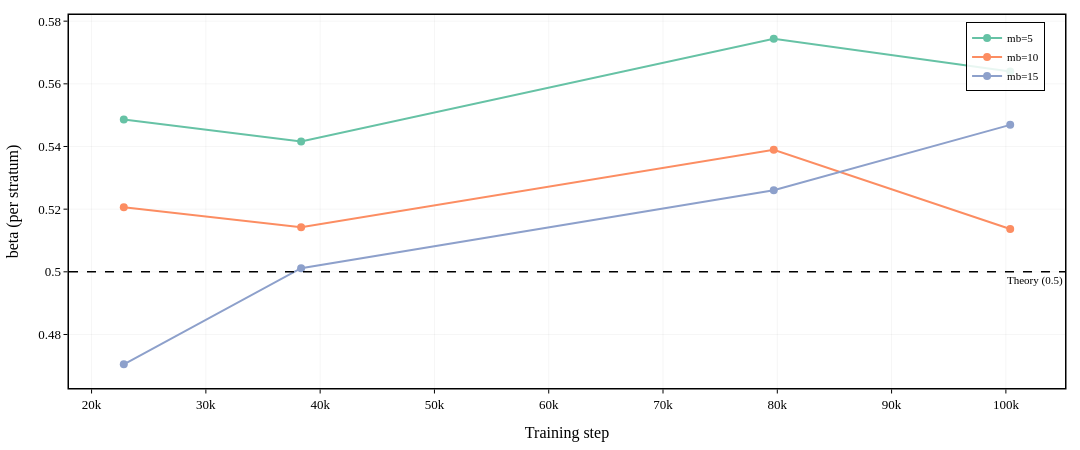

The notebook cell saved with this chart:
### Code cell
# -- KEY FIGURE: Per-Stratum Beta vs Training Step --

fig = go.Figure()

# Collect all mb strata across checkpoints
all_strata = set()
for r in R.values():
    for ps in r['strat']['per_stratum']:
        all_strata.add(ps['stratum'])
all_strata = sorted(all_strata)

mb_palette = px.colors.qualitative.Set2
for si, mb_val in enumerate(all_strata):
    x_vals, y_vals = [], []
    for label, r in R.items():
        for ps in r['strat']['per_stratum']:
            if ps['stratum'] == mb_val:
                x_vals.append(r['step'])
                y_vals.append(ps['beta'])
    if x_vals:
        fig.add_trace(go.Scatter(
            x=x_vals, y=y_vals, mode='lines+markers',
            line=dict(color=mb_palette[si % len(mb_palette)], width=2),
            marker=dict(size=8),
            name=f'mb={mb_val}'))

fig.add_hline(y=0.5, line_dash='dash', line_color='black', line_width=1.5,
              annotation_text='Theory (0.5)', annotation_font_size=11,
              annotation_position='bottom right')

pub_layout(fig, width=FULL_W, height=450, legend_pos='tr')
fig.update_xaxes(title_text='Training step')
fig.update_yaxes(title_text='beta (per stratum)')
save_fig(fig, 'per_stratum_beta_vs_step.png')
fig.show()

### Figure 1 — Plotly figure (JSON) as saved in the notebook; plotly's stock layout.template omitted (floating-point values rounded to 4 significant figures)
{"data": [{"line": {"color": "rgb(102,194,165)", "width": 2}, "marker": {"size": 8}, "mode": "lines+markers", "name": "mb=5", "type": "scatter", "x": [22820, 38335, 79688, 100378], "y": [0.5486, 0.5416, 0.5744, 0.5639]}, {"line": {"color": "rgb(252,141,98)", "width": 2}, "marker": {"size": 8}, "mode": "lines+markers", "name": "mb=10", "type": "scatter", "x": [22820, 38335, 79688, 100378], "y": [0.5206, 0.5142, 0.5389, 0.5137]}, {"line": {"color": "rgb(141,160,203)", "width": 2}, "marker": {"size": 8}, "mode": "lines+markers", "name": "mb=15", "type": "scatter", "x": [22820, 38335, 79688, 100378], "y": [0.4705, 0.5012, 0.5261, 0.5469]}], "layout": {"annotations": [{"font": {"size": 11}, "showarrow": false, "text": "Theory (0.5)", "x": 1, "xanchor": "right", "xref": "x domain", "y": 0.5, "yanchor": "top", "yref": "y"}], "font": {"color": "black", "family": "Times New Roman, DejaVu Serif, serif", "size": 13}, "height": 450, "legend": {"bgcolor": "rgba(255,255,255,0.85)", "bordercolor": "black", "borderwidth": 1, "font": {"size": 11}, "x": 0.98, "xanchor": "right", "y": 0.98, "yanchor": "top"}, "margin": {"b": 55, "l": 60, "r": 15, "t": 15}, "shapes": [{"line": {"color": "black", "dash": "dash", "width": 1.5}, "type": "line", "x0": 0, "x1": 1, "xref": "x domain", "y0": 0.5, "y1": 0.5, "yref": "y"}], "title": {}, "width": 1080, "xaxis": {"gridcolor": "rgba(0,0,0,0.08)", "gridwidth": 0.5, "linecolor": "black", "linewidth": 1.5, "mirror": true, "showgrid": true, "showline": true, "tickcolor": "black", "ticklen": 4, "ticks": "outside", "tickwidth": 1, "title": {"text": "Training step"}, "zeroline": false}, "yaxis": {"gridcolor": "rgba(0,0,0,0.08)", "gridwidth": 0.5, "linecolor": "black", "linewidth": 1.5, "mirror": true, "showgrid": true, "showline": true, "tickcolor": "black", "ticklen": 4, "ticks": "outside", "tickwidth": 1, "title": {"text": "beta (per stratum)"}, "zeroline": false}}}
